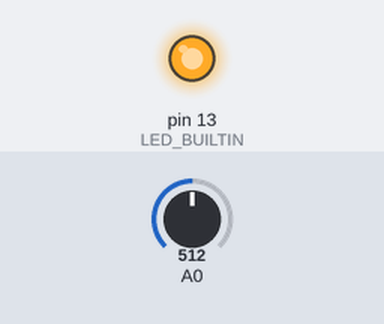
The sketch below on a simulated Arduino Uno, built with avr-gcc and run on an emulated ATmega328P. Shown: output pins drawn as LEDs (lit = HIGH). The test bench sets the inputs (shaded band); at power-on: A0 = 512.

Above: at 1.2 s.
1.3 s: A0 set to 740
2.8 s: A0 set to 759
At 4.0 s:
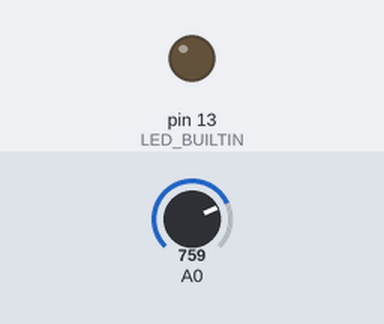
4.3 s: A0 set to 716
At 5.4 s:
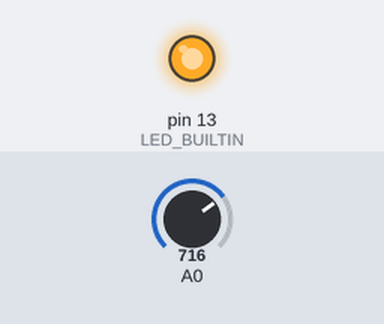
5.8 s: A0 set to 760
At 6.5 s:
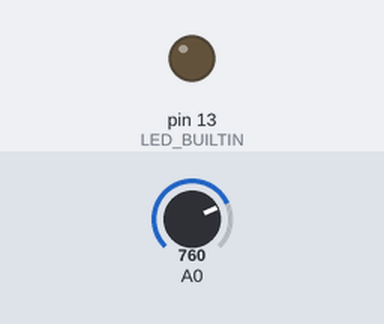
Timing chart, 0 to 8.3 s (numbered marks = the images above; inputs shaded):
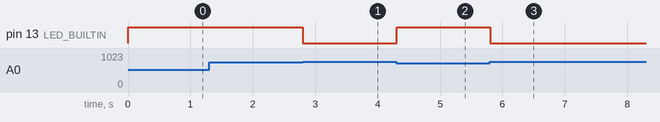

Measured:
- the behaviour switches between 749 and 750 on A0 (found by bisection; images 0 and 1)
- after the input at 1.3 s, every drawn part: stays the same
- after the input at 2.8 s, pin 13 (LED_BUILTIN): HIGH → LOW at once
- after the input at 4.3 s, pin 13 (LED_BUILTIN): LOW → HIGH at once
- after the input at 5.8 s, pin 13 (LED_BUILTIN): HIGH → LOW at once

The sketch:

exercicio10.ino
```cpp
// C++ code
//
int tempo = 0;

int i = 0;

int luminosidade = 0;

void setup()
{
  pinMode(A0, INPUT);
  pinMode(LED_BUILTIN, OUTPUT);
}

void loop()
{
  luminosidade = analogRead(A0);
  if (luminosidade < 750) {
    digitalWrite(LED_BUILTIN, HIGH);
  } else {
    digitalWrite(LED_BUILTIN, LOW);
  }
  delay(10); // Delay a little bit to improve simulation performance
}
```
